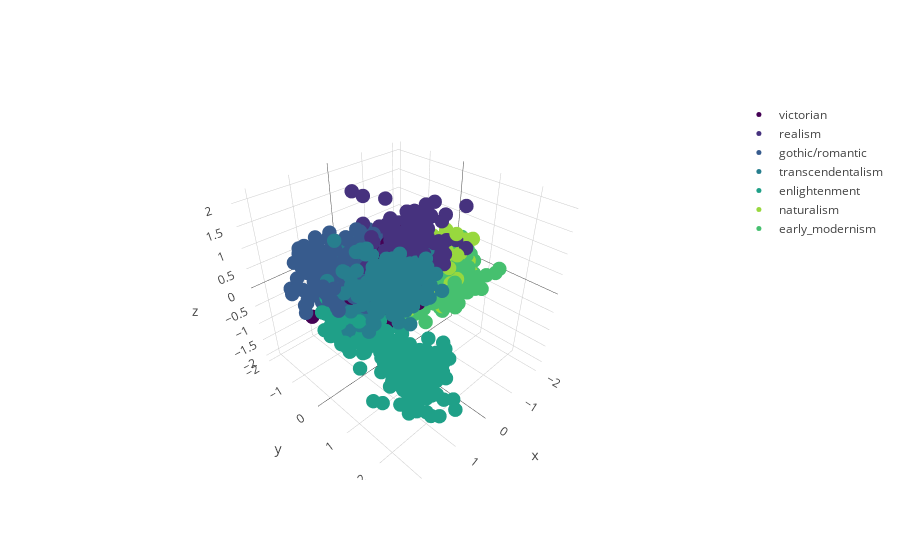

The notebook cell saved with this chart:
### Code cell
# by period
traces_for_plot_period = []
for key, value in period_num.items():
    df = doc_vectors_3d_with_period[doc_vectors_3d_with_period['period'] == value]
    traces_for_plot_period.append(df)

traces_period = []
for trace in traces_for_plot_period:
    trace1 = go.Scatter3d(
    x = trace['x'],
    y = trace['y'],
    z = trace['z'],
    mode='markers',
    name = periods[trace['period'].values[0]],
    marker=dict(
        size=5,
        color= 'rgba' + str(cmap_periods[(trace['period'].values[0])]),
    )
    )
    traces_period.append(trace1)

layout = go.Layout(showlegend=True)
# # Make a figure object
fig = go.Figure(data= traces_period, layout = layout)

# Send to Plotly and show in notebook
iplot(fig, filename='test1')

### Figure 1 — Plotly figure (JSON) as saved in the notebook; plotly's stock layout.template omitted (floating-point values rounded to 4 significant figures; data arrays with more than 128 entries replaced by an {"elided": "..."} marker saying what was removed)
{"data": [{"marker": {"color": "rgba(0.267004, 0.004874, 0.329415, 1.0)", "size": 5}, "mode": "markers", "name": "victorian", "type": "scatter3d", "uid": "9ad14cf8-bc52-11e8-8392-9a0015437040", "x": {"elided": "350 float values"}, "y": {"elided": "350 float values"}, "z": {"elided": "350 float values"}}, {"marker": {"color": "rgba(0.275191, 0.194905, 0.496005, 1.0)", "size": 5}, "mode": "markers", "name": "realism", "type": "scatter3d", "uid": "9ad1507e-bc52-11e8-8999-9a0015437040", "x": {"elided": "350 float values"}, "y": {"elided": "350 float values"}, "z": {"elided": "350 float values"}}, {"marker": {"color": "rgba(0.214298, 0.355619, 0.551184, 1.0)", "size": 5}, "mode": "markers", "name": "gothic/romantic", "type": "scatter3d", "uid": "9ad15324-bc52-11e8-b7b8-9a0015437040", "x": {"elided": "350 float values"}, "y": {"elided": "350 float values"}, "z": {"elided": "350 float values"}}, {"marker": {"color": "rgba(0.154815, 0.493313, 0.55784, 1.0)", "size": 5}, "mode": "markers", "name": "transcendentalism", "type": "scatter3d", "uid": "9ad15570-bc52-11e8-9c78-9a0015437040", "x": {"elided": "350 float values"}, "y": {"elided": "350 float values"}, "z": {"elided": "350 float values"}}, {"marker": {"color": "rgba(0.120638, 0.625828, 0.533488, 1.0)", "size": 5}, "mode": "markers", "name": "enlightenment", "type": "scatter3d", "uid": "9ad157a2-bc52-11e8-9985-9a0015437040", "x": {"elided": "350 float values"}, "y": {"elided": "350 float values"}, "z": {"elided": "350 float values"}}, {"marker": {"color": "rgba(0.595839, 0.848717, 0.243329, 1.0)", "size": 5}, "mode": "markers", "name": "naturalism", "type": "scatter3d", "uid": "9ad15f0c-bc52-11e8-9b2e-9a0015437040", "x": {"elided": "350 float values"}, "y": {"elided": "350 float values"}, "z": {"elided": "350 float values"}}, {"marker": {"color": "rgba(0.274149, 0.751988, 0.436601, 1.0)", "size": 5}, "mode": "markers", "name": "early_modernism", "type": "scatter3d", "uid": "9ad16328-bc52-11e8-83d6-9a0015437040", "x": {"elided": "350 float values"}, "y": {"elided": "350 float values"}, "z": {"elided": "350 float values"}}], "layout": {"showlegend": true}}
